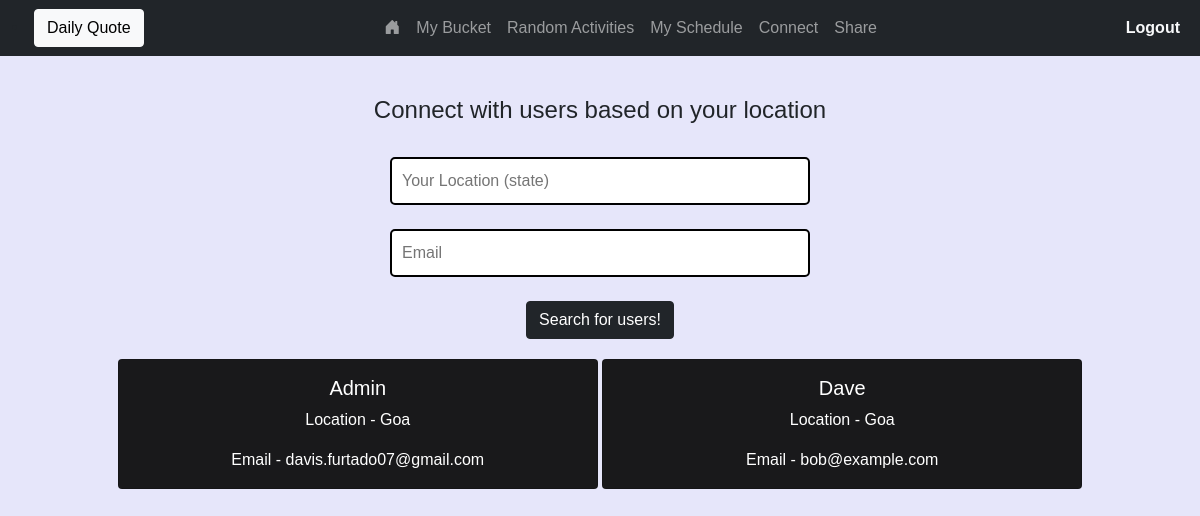
Page /connect (signed in) on the committed database.
### different/models.py (models this page shows, shortened)
class Connect_Users(models.Model):
    username = models.CharField(max_length=250  , default='')
    location = models.CharField(max_length=250 , default='')
    email = models.EmailField(max_length=250 , default='')

### different/views.py (the view)
# urls.py: path('connect' , views.connect , name="connect") ,
@login_required
def connect(request):
    if request.method == 'POST':
        location = request.POST['location']
        email = request.POST['email']
        if email == '':
            contact = 'No number provided.'
        else:
            contact = email
        check_presence = Connect_Users.objects.filter(username = request.user.username).first()
        if check_presence:
            check_presence.location = location
            check_presence.email = contact
            check_presence.save()
            return HttpResponseRedirect(reverse("connect"))
        else:
            add = Connect_Users(username = request.user.username , location = location , email = email)
            add.save()
            return HttpResponseRedirect(reverse("connect"))
    else:
        checker = Connect_Users.objects.filter(username = request.user.username).first()
        if checker:
            user_location = Connect_Users.objects.filter(username = request.user.username).first().location
            query = Connect_Users.objects.filter(location = user_location).all()
            if len(query) == 1:
                messag_e = 'Looks like there aren\'t any users in your region , sorry!'
                return render(request , 'different/connect.html' , {
                'common':query,
                'message':messag_e
            })
            else:
                return render(request , 'different/connect.html' , {
                'common':query,
            })
        else:
            return render(request , 'different/connect.html')

### different/templates/different/connect.html (shortened to what this page needs)
{% extends 'different/layout.html' %}
{% load static %}
{% block body %}
<div id="content-connect">
<h1 class="text-center fs-4">Connect with users based on your location</h1>
<br>
<form action="{% url 'connect' %}" method="post" class="mx-auto text-center">
    <input type="text" class="inputs text-center-mx-auto" name="location" placeholder="Your Location (state)" required>
    <br>
    <br>
    <input type="email" class="inputs text-center-mx-auto" name="email" placeholder="Email" required >
    <br><br>
    <input type="submit" value="Search for users!" class="btn btn-dark text-center mx-auto">
</form>
<div class="mx-auto text-center">
    {% for i in common %}
    <div class="card mx-auto connect_cards">
        <div class="card-body">
          <h5 class="card-title">{{i.username}}</h5>
          <p class="card-text">Location - {{i.location}}</p>
          <p class="card-text">Email  - {{i.email}}</p>
        </div>
      </div>
      {% endfor %}
    </div>
</div>
{% endblock %}

### different/static/different/main.css (style rules this page uses)
body { font-family: 'Montserrat', sans-serif; background-color:lavender; }
.inputs { width: 35vw; height:auto; padding:10px; outline:none; border-color: black; border-style: solid; border-radius: 5px; }
.connect_cards { display:inline-block; width: 30rem; margin:20px; background-color: rgba(0, 0, 0, 0.894); color:white }
#content-connect { padding:20px; margin:20px; }

### rows in the picture
Connect_Users: username "Admin", location "Goa", email "davis.furtado07@gmail.com"
Connect_Users: username "Dave", location "Goa", email "bob@example.com"
